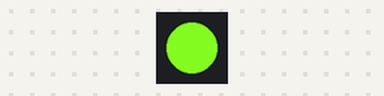
A sketch run on a simulated Arduino Uno, built with avr-gcc and run on an emulated ATmega328P. Shown: 1 RGB LEDs in strip order, left to right.

Above: at 0.15 s.
At 9.69 s:
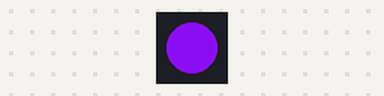
At 19.84 s:
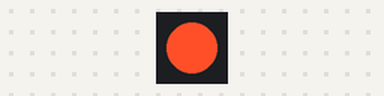
At 39.84 s:
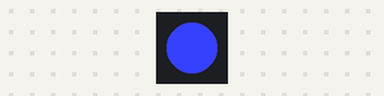
Timing chart, 0 to 40.0 s (numbered marks = the images above):
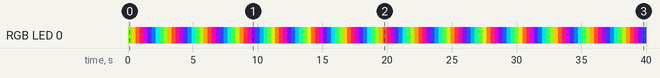

The sketch:

neo-pixel.ino
```cpp
#include <Adafruit_NeoPixel.h>

#define PIN        6      // Pin where NeoPixel is connected
#define NUMPIXELS  1      // Number of NeoPixels

Adafruit_NeoPixel strip(NUMPIXELS, PIN, NEO_GRB + NEO_KHZ800);

void setup() {
  strip.begin();
  strip.show(); // Initialize all pixels to 'off'
}

void loop() {
  // Rainbow breathing effect
  for (int j = 0; j < 256; j++) {
    uint32_t color = strip.Color(
      (sin(j * 0.024 + 0) * 127 + 128),
      (sin(j * 0.024 + 2) * 127 + 128),
      (sin(j * 0.024 + 4) * 127 + 128)
    );
    strip.setPixelColor(0, color);
    strip.show();
    delay(10);
  }
}
```

Measured:
- by itself, RGB LED 0: off → RGB(128, 243, 31) at 0.00 s, → RGB(209, 182, 1) 0.31 s later, → RGB(252, 96, 29) 0.31 s later, → RGB(238, 24, 103) 0.31 s later, … (130 changes in this stretch)
